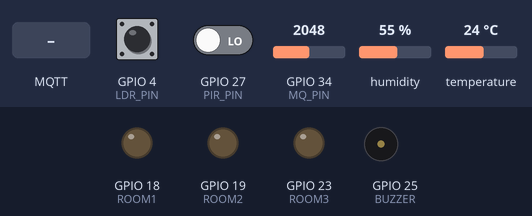
Bench run of a sketch on a simulated ESP32. On the bench: output pins drawn as LEDs (lit = HIGH), buzzer (waves = sounding, pin HIGH). The inputs (shaded band) are chosen by the test bench; at power-on: GPIO 4 (LDR_PIN) HIGH, GPIO 27 (PIR_PIN) LOW, GPIO 34 (MQ_PIN) = 2048, humidity 55 %, temperature 24 °C. WiFi joins after 1.5 s; servers stay silent unless stated; random numbers use the default seed unless the sketch sets one; no MQTT or app messages arrive unless stated.

Above: at 2.7 s.
2.8 s: MQTT message "ON" arrives on the first subscribed topic
At 5.4 s:
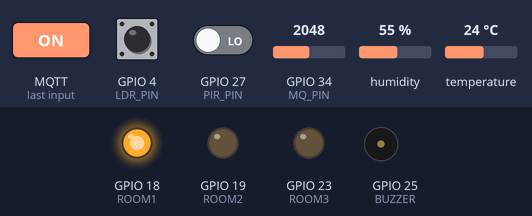
6.1 s: MQTT message "ON" arrives on the second subscribed topic
At 8.3 s:
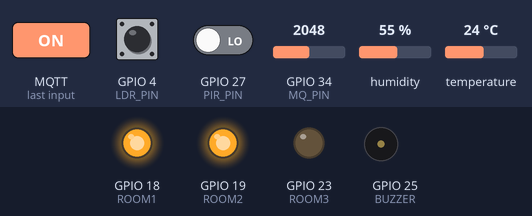
9.1 s: MQTT message "OFF" arrives on the first subscribed topic
At 11.2 s:
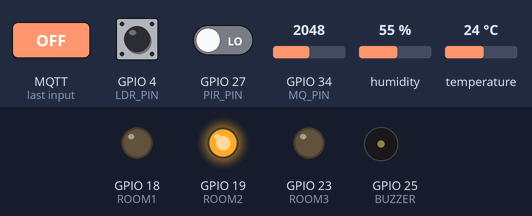
12.2 s: MQTT message "ON" arrives on the third subscribed topic
At 14.0 s:
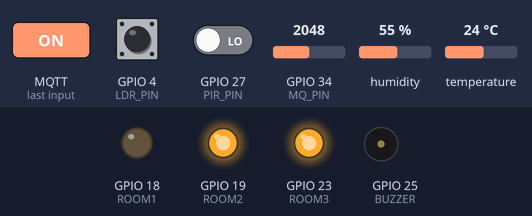
15.2 s: MQTT message "OFF" arrives on the second subscribed topic
At 18.0 s:
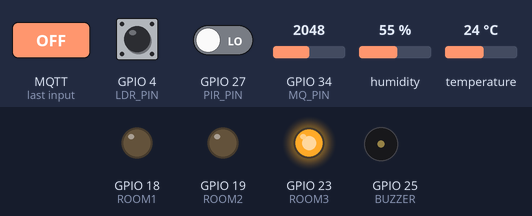
18.3 s: MQTT message "OFF" arrives on the third subscribed topic
At 21.0 s:
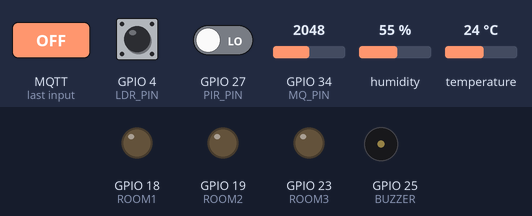
Timing chart, 0 to 22.3 s (numbered marks = the images above; inputs shaded):
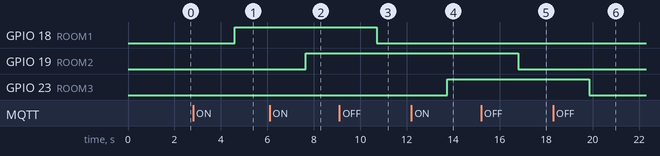

Measured:
- after the input at 2.8 s, GPIO 18 (ROOM1): LOW → HIGH after 1.8 s
- after the input at 6.1 s, GPIO 19 (ROOM2): LOW → HIGH after 1.6 s
- after the input at 9.1 s, GPIO 18 (ROOM1): HIGH → LOW after 1.6 s
- after the input at 12.2 s, GPIO 23 (ROOM3): LOW → HIGH after 1.6 s
- after the input at 15.2 s, GPIO 19 (ROOM2): HIGH → LOW after 1.6 s
- after the input at 18.3 s, GPIO 23 (ROOM3): HIGH → LOW after 1.5 s

The sketch:

smart_home_automation.ino
```cpp
/*
 * Solar-Powered Smart Home Automation and Security System
 * Author: Romil Atmaramani
 *
 * Features:
 * - MQTT-based room control
 * - Automatic lighting using PIR + LDR
 * - Temperature and humidity monitoring
 * - Gas detection
 * - Motion detection
 * - Emergency alarm system
 * - Solar-powered operation
 */

/*
 * Solar-Powered Smart Home Automation and Security System
 * Author: Romil Atmaramani
 *
 * Features:
 * - MQTT-based room control
 * - Automatic lighting using PIR + LDR
 * - Temperature and humidity monitoring
 * - Gas detection
 * - Motion detection
 * - Emergency alarm system
 * - Solar-powered operation
 */

#include <WiFi.h>
#include <PubSubClient.h>
#include "DHT11.h"

// WiFi Credentials
const char* ssid = "YOUR_WIFI_NAME";
const char* password = "YOUR_WIFI_PASSWORD";

// MQTT Broker
const char* mqtt_server = "test.mosquitto.org";

// Pin Definitions
#define DHTPIN 15
#define MQ_PIN 34
#define LDR_PIN 4
#define PIR_PIN 27
#define BUZZER 25

#define ROOM1 18
#define ROOM2 19
#define ROOM3 23

// MQTT Topics
#define TEMP_TOPIC "esp32/temp"
#define HUM_TOPIC "esp32/hum"
#define GAS_TOPIC "esp32/gas"
#define MOTION_TOPIC "esp32/motion"
#define LIGHT_TOPIC "esp32/light"

#define ROOM1_TOPIC "esp32/room1"
#define ROOM2_TOPIC "esp32/room2"
#define ROOM3_TOPIC "esp32/room3"

#define EMERGENCY_TOPIC "esp32/emergency"

// Objects
WiFiClient espClient;
PubSubClient client(espClient);
DHT11 dht(DHTPIN);

// Room Overrides
int room1_override = -1;
int room2_override = -1;
int room3_override = -1;

// Emergency State
bool emergency = false;

// Connect to WiFi
void setup_wifi() {

  WiFi.begin(ssid, password);

  while (WiFi.status() != WL_CONNECTED) {
    delay(500);
  }
}

// MQTT Callback
void callback(char* topic, byte* payload, unsigned int length) {

  String msg = "";

  for (int i = 0; i < length; i++) {
    msg += (char)payload[i];
  }

  if (String(topic) == ROOM1_TOPIC) {
    if (msg == "ON")
      room1_override = 1;
    else if (msg == "OFF")
      room1_override = 0;
    else if (msg == "AUTO")
      room1_override = -1;
  }

  if (String(topic) == ROOM2_TOPIC) {
    if (msg == "ON")
      room2_override = 1;
    else if (msg == "OFF")
      room2_override = 0;
    else if (msg == "AUTO")
      room2_override = -1;
  }

  if (String(topic) == ROOM3_TOPIC) {
    if (msg == "ON")
      room3_override = 1;
    else if (msg == "OFF")
      room3_override = 0;
    else if (msg == "AUTO")
      room3_override = -1;
  }

  if (String(topic) == EMERGENCY_TOPIC) {
    if (msg == "ON")
      emergency = true;
    else
      emergency = false;
  }
}

// MQTT Reconnect
void reconnect() {

  while (!client.connected()) {

    String clientId = "ESP32-" + String(random(1000, 9999));

    if (client.connect(clientId.c_str())) {

      client.subscribe(ROOM1_TOPIC);
      client.subscribe(ROOM2_TOPIC);
      client.subscribe(ROOM3_TOPIC);
      client.subscribe(EMERGENCY_TOPIC);

    } else {

      delay(2000);
    }
  }
}

void setup() {

  Serial.begin(115200);

  pinMode(LDR_PIN, INPUT);
  pinMode(PIR_PIN, INPUT);

  pinMode(ROOM1, OUTPUT);
  pinMode(ROOM2, OUTPUT);
  pinMode(ROOM3, OUTPUT);

  pinMode(BUZZER, OUTPUT);

  digitalWrite(BUZZER, LOW);

  setup_wifi();

  client.setServer(mqtt_server, 1883);
  client.setCallback(callback);
}

void loop() {

  if (!client.connected())
    reconnect();

  client.loop();

  int ldr = digitalRead(LDR_PIN);
  int motion = digitalRead(PIR_PIN);

  // Auto Light Logic
  bool autoLight = (ldr == LOW && motion == HIGH);

  // Room 1
  if (room1_override == 1)
    digitalWrite(ROOM1, HIGH);
  else if (room1_override == 0)
    digitalWrite(ROOM1, LOW);
  else
    digitalWrite(ROOM1, autoLight);

  // Room 2
  if (room2_override == 1)
    digitalWrite(ROOM2, HIGH);
  else if (room2_override == 0)
    digitalWrite(ROOM2, LOW);
  else
    digitalWrite(ROOM2, autoLight);

  // Room 3
  if (room3_override == 1)
    digitalWrite(ROOM3, HIGH);
  else if (room3_override == 0)
    digitalWrite(ROOM3, LOW);
  else
    digitalWrite(ROOM3, autoLight);

  // Emergency Alarm
  if (emergency)
    digitalWrite(BUZZER, HIGH);
  else
    digitalWrite(BUZZER, LOW);

  // Sensor Readings
  float temp = dht.readTemperature();
  float hum = dht.readHumidity();

  if (isnan(temp) || isnan(hum)) {
    temp = 0;
    hum = 0;
  }

  int gasValue = analogRead(MQ_PIN);

  // MQTT Publishing
  client.publish(TEMP_TOPIC, String(temp).c_str());
  client.publish(HUM_TOPIC, String(hum).c_str());
  client.publish(GAS_TOPIC, String(gasValue).c_str());

  if (motion == HIGH)
    client.publish(MOTION_TOPIC, "Motion Detected");
  else
    client.publish(MOTION_TOPIC, "No Motion");

  client.publish(LIGHT_TOPIC, autoLight ? "ON" : "OFF");

  delay(2000);
}
```
